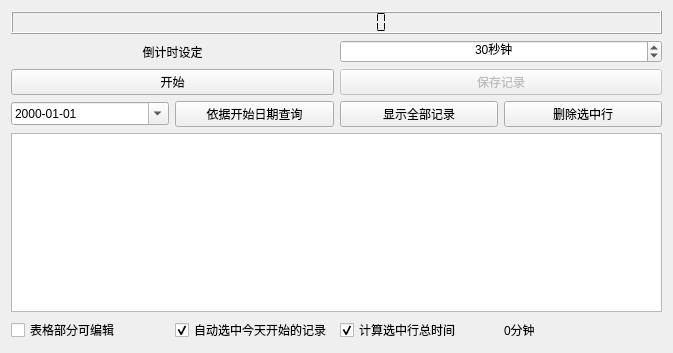
<?xml version="1.0" encoding="UTF-8"?>
<ui version="4.0">
 <class>MainGui</class>
 <widget class="QMainWindow" name="MainGui">
  <property name="geometry">
   <rect>
    <x>0</x>
    <y>0</y>
    <width>673</width>
    <height>353</height>
   </rect>
  </property>
  <property name="windowTitle">
   <string>计时器</string>
  </property>
  <property name="windowIcon">
   <iconset resource="Icon.qrc">
    <normaloff>:/Timer.png</normaloff>:/Timer.png</iconset>
  </property>
  <widget class="QWidget" name="centralWidget">
   <layout class="QVBoxLayout" name="verticalLayout_2">
    <item>
     <widget class="QLCDNumber" name="lcdNumber">
      <property name="font">
       <font>
        <weight>75</weight>
        <bold>true</bold>
       </font>
      </property>
      <property name="autoFillBackground">
       <bool>false</bool>
      </property>
      <property name="frameShape">
       <enum>QFrame::Box</enum>
      </property>
      <property name="digitCount">
       <number>10</number>
      </property>
      <property name="segmentStyle">
       <enum>QLCDNumber::Flat</enum>
      </property>
     </widget>
    </item>
    <item>
     <layout class="QHBoxLayout" name="horizontalLayout_1">
      <item>
       <widget class="QLabel" name="countDownTimeLabel">
        <property name="toolTip">
         <string>倒计时结束后开始计时</string>
        </property>
        <property name="text">
         <string>倒计时设定</string>
        </property>
        <property name="alignment">
         <set>Qt::AlignCenter</set>
        </property>
       </widget>
      </item>
      <item>
       <widget class="QSpinBox" name="countDownTimeSpinBox">
        <property name="focusPolicy">
         <enum>Qt::WheelFocus</enum>
        </property>
        <property name="toolTip">
         <string>倒计时结束后开始计时</string>
        </property>
        <property name="alignment">
         <set>Qt::AlignCenter</set>
        </property>
        <property name="suffix">
         <string>秒钟</string>
        </property>
        <property name="maximum">
         <number>999</number>
        </property>
        <property name="value">
         <number>30</number>
        </property>
       </widget>
      </item>
     </layout>
    </item>
    <item>
     <layout class="QHBoxLayout" name="horizontalLayout_2">
      <item>
       <widget class="QPushButton" name="startButton">
        <property name="focusPolicy">
         <enum>Qt::StrongFocus</enum>
        </property>
        <property name="text">
         <string>开始</string>
        </property>
        <property name="checked">
         <bool>false</bool>
        </property>
       </widget>
      </item>
      <item>
       <widget class="QPushButton" name="saveButton">
        <property name="enabled">
         <bool>false</bool>
        </property>
        <property name="focusPolicy">
         <enum>Qt::StrongFocus</enum>
        </property>
        <property name="toolTip">
         <string>倒计时未结束时无记录</string>
        </property>
        <property name="text">
         <string>保存记录</string>
        </property>
        <property name="autoDefault">
         <bool>false</bool>
        </property>
        <property name="default">
         <bool>false</bool>
        </property>
       </widget>
      </item>
     </layout>
    </item>
    <item>
     <layout class="QHBoxLayout" name="horizontalLayout_3">
      <item>
       <widget class="QDateEdit" name="dateEdit">
        <property name="focusPolicy">
         <enum>Qt::NoFocus</enum>
        </property>
        <property name="dateTime">
         <datetime>
          <hour>0</hour>
          <minute>0</minute>
          <second>0</second>
          <year>2000</year>
          <month>1</month>
          <day>1</day>
         </datetime>
        </property>
        <property name="displayFormat">
         <string>yyyy-MM-dd</string>
        </property>
        <property name="calendarPopup">
         <bool>true</bool>
        </property>
       </widget>
      </item>
      <item>
       <widget class="QPushButton" name="filterButton">
        <property name="focusPolicy">
         <enum>Qt::NoFocus</enum>
        </property>
        <property name="text">
         <string>依据开始日期查询</string>
        </property>
       </widget>
      </item>
      <item>
       <widget class="QPushButton" name="displayAllButton">
        <property name="focusPolicy">
         <enum>Qt::NoFocus</enum>
        </property>
        <property name="text">
         <string>显示全部记录</string>
        </property>
       </widget>
      </item>
      <item>
       <widget class="QPushButton" name="deleteRowsButton">
        <property name="focusPolicy">
         <enum>Qt::NoFocus</enum>
        </property>
        <property name="toolTip">
         <string>必须选中完整的一行或多行</string>
        </property>
        <property name="text">
         <string>删除选中行</string>
        </property>
       </widget>
      </item>
     </layout>
    </item>
    <item>
     <layout class="QVBoxLayout" name="verticalLayout">
      <item>
       <widget class="QTableView" name="tableView">
        <property name="focusPolicy">
         <enum>Qt::NoFocus</enum>
        </property>
        <property name="editTriggers">
         <set>QAbstractItemView::NoEditTriggers</set>
        </property>
       </widget>
      </item>
     </layout>
    </item>
    <item>
     <layout class="QHBoxLayout" name="horizontalLayout_4">
      <item>
       <widget class="QCheckBox" name="setTableViewEditableCheckBox">
        <property name="focusPolicy">
         <enum>Qt::NoFocus</enum>
        </property>
        <property name="toolTip">
         <string>双击鼠标左键以编辑表格</string>
        </property>
        <property name="layoutDirection">
         <enum>Qt::LeftToRight</enum>
        </property>
        <property name="text">
         <string>表格部分可编辑</string>
        </property>
        <property name="checked">
         <bool>false</bool>
        </property>
        <property name="tristate">
         <bool>false</bool>
        </property>
       </widget>
      </item>
      <item>
       <widget class="QCheckBox" name="selectTodayRowsCheckBox">
        <property name="focusPolicy">
         <enum>Qt::NoFocus</enum>
        </property>
        <property name="toolTip">
         <string>保存记录后会自动选中</string>
        </property>
        <property name="layoutDirection">
         <enum>Qt::LeftToRight</enum>
        </property>
        <property name="text">
         <string>自动选中今天开始的记录</string>
        </property>
        <property name="checked">
         <bool>true</bool>
        </property>
        <property name="tristate">
         <bool>false</bool>
        </property>
       </widget>
      </item>
      <item>
       <widget class="QCheckBox" name="calculateTimeCheckBox">
        <property name="focusPolicy">
         <enum>Qt::NoFocus</enum>
        </property>
        <property name="toolTip">
         <string>必须选中完整的一行或多行</string>
        </property>
        <property name="statusTip">
         <string/>
        </property>
        <property name="layoutDirection">
         <enum>Qt::LeftToRight</enum>
        </property>
        <property name="text">
         <string>计算选中行总时间</string>
        </property>
        <property name="checked">
         <bool>true</bool>
        </property>
        <property name="tristate">
         <bool>false</bool>
        </property>
       </widget>
      </item>
      <item>
       <widget class="QLabel" name="overallTimeLabel">
        <property name="text">
         <string>0分钟</string>
        </property>
        <property name="alignment">
         <set>Qt::AlignLeading|Qt::AlignLeft|Qt::AlignVCenter</set>
        </property>
       </widget>
      </item>
     </layout>
    </item>
   </layout>
  </widget>
 </widget>
 <layoutdefault spacing="6" margin="11"/>
 <resources>
  <include location="Icon.qrc"/>
 </resources>
 <connections/>
</ui>
